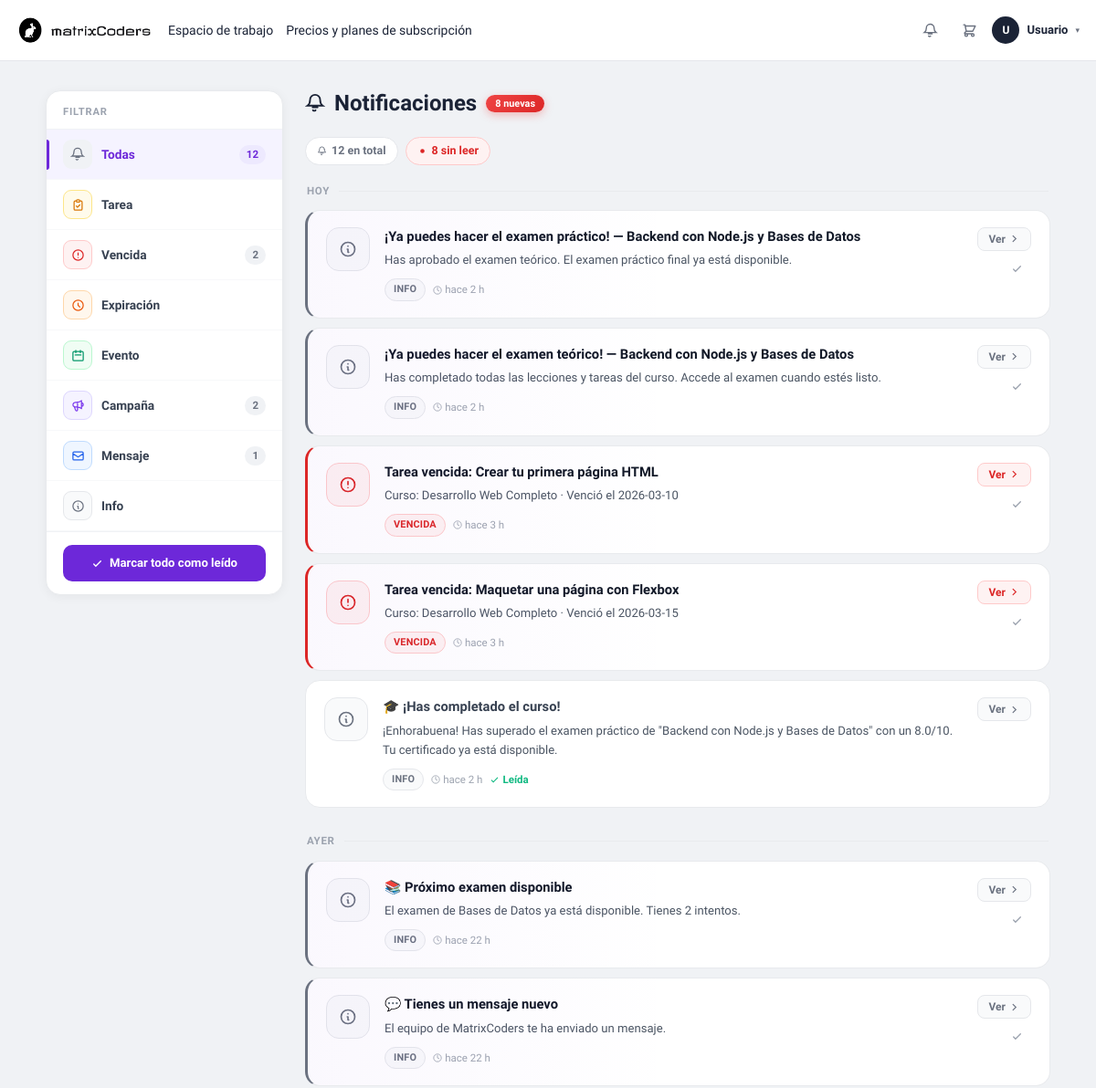
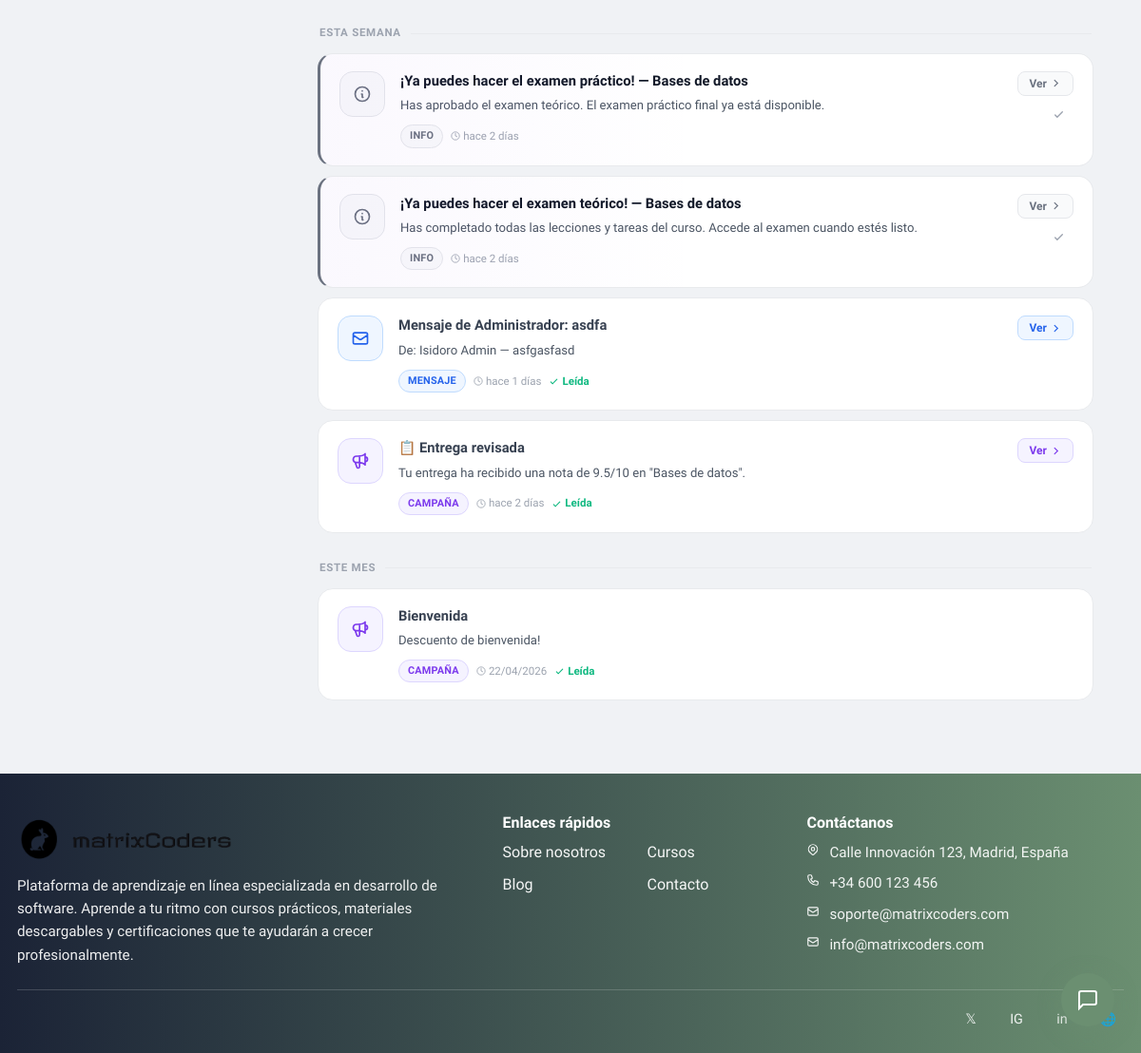
The page /index.php?url=notificaciones (signed in) on the database its author committed (2 pictures, top to bottom).
### tables this page shows
CREATE TABLE "notificacion" (
                        id         INTEGER PRIMARY KEY AUTOINCREMENT,
                        usuario_id INTEGER NOT NULL,
                        tipo       TEXT    NOT NULL DEFAULT 'info',
                        titulo     TEXT    NOT NULL,
                        cuerpo     TEXT    DEFAULT NULL,
                        leido      INTEGER NOT NULL DEFAULT 0,
                        url_accion TEXT    DEFAULT NULL,
                        ref_id     INTEGER DEFAULT NULL,
                        creado_en  TEXT    NOT NULL DEFAULT (datetime('now')),
                        FOREIGN KEY (usuario_id) REFERENCES usuario(id) ON DELETE CASCADE
                    );

### app/controllers/NotificacionesPageController.php (called while the page is built, shortened)
<?php
require_once __DIR__ . '/../models/Notificacion.php';
$db         = (new Database())->connect();
$usuario_id = (int)$_SESSION['usuario_id'];
$model      = new Notificacion($db);
$model->sincronizarAutomaticas($usuario_id);
$filtroTipo = $_GET['tipo'] ?? '';
$page       = max(1, (int)($_GET['p'] ?? 1));
$perPage    = 20;
$where  = 'WHERE usuario_id = ?';
$params = [$usuario_id];
$stmtTotal = $db->prepare("SELECT COUNT(*) FROM notificacion $where");
$stmtTotal->execute($params);
$totalRows = (int)$stmtTotal->fetchColumn();
$offset    = ($page - 1) * $perPage;
$stmtList = $db->prepare("
    SELECT * FROM notificacion
    $where
    ORDER BY leido ASC, creado_en DESC
    LIMIT $perPage OFFSET $offset
");
$stmtList->execute($params);
$notificaciones = $stmtList->fetchAll(PDO::FETCH_ASSOC);
$noLeidas = $model->contarNoLeidas($usuario_id);
require __DIR__ . '/../views/notificaciones/index.php';

### app/models/Notificacion.php (called while the page is built, shortened)
<?php
class Notificacion
{
    private PDO $db;
    public function __construct(PDO $db)
    {
        $this->db = $db;
    }
    public function contarNoLeidas(int $usuario_id): int
    {
        $stmt = $this->db->prepare(
            "SELECT COUNT(*) FROM notificacion WHERE usuario_id = ? AND leido = 0"
        );
        $stmt->execute([$usuario_id]);
        return (int)$stmt->fetchColumn();
    }
}

### app/views/notificaciones/index.php (the view, shortened to what this page needs)
<?php
$tiposConfig = [
    'tarea'             => ['label'=>'Tarea',          'color'=>'#d97706','bg'=>'#fffbeb','border'=>'#fde68a','icon'=>'M9 5H7a2 2 0 00-2 2v12a2 2 0 002 2h10a2 2 0 002-2V7a2 2 0 00-2-2h-2M9 5a2 2 0 002 2h2a2 2 0 002-2M9 5a2 2 0 012-2h2a2 2 0 012 2m-6 9l2 2 4-4'],
    'tarea_vencida'     => ['label'=>'Vencida',        'color'=>'#dc2626','bg'=>'#fef2f2','border'=>'#fecaca','icon'=>'M12 8v4m0 4h.01M21 12a9 9 0 11-18 0 9 9 0 0118 0z'],
    'expiracion'        => ['label'=>'Expiración',     'color'=>'#ea580c','bg'=>'#fff7ed','border'=>'#fed7aa','icon'=>'M12 8v4l3 3m6-3a9 9 0 11-18 0 9 9 0 0118 0z'],
    'evento_calendario' => ['label'=>'Evento',         'color'=>'#059669','bg'=>'#f0fdf4','border'=>'#bbf7d0','icon'=>'M8 7V3m8 4V3m-9 8h10M5 21h14a2 2 0 002-2V7a2 2 0 00-2-2H5a2 2 0 00-2 2v12a2 2 0 002 2z'],
    'crm'               => ['label'=>'Campaña',        'color'=>'#7c3aed','bg'=>'#f5f3ff','border'=>'#ddd6fe','icon'=>'M11 5.882V19.24a1.76 1.76 0 01-3.417.592l-2.147-6.15M18 13a3 3 0 100-6M5.436 13.683A4.001 4.001 0 017 6h1.832c4.1 0 7.625-1.234 9.168-3v14c-1.543-1.766-5.067-3-9.168-3H7a3.988 3.988 0 01-1.564-.317z'],
    'mensaje'           => ['label'=>'Mensaje',        'color'=>'#2563eb','bg'=>'#eff6ff','border'=>'#bfdbfe','icon'=>'M3 8l7.89 5.26a2 2 0 002.22 0L21 8M5 19h14a2 2 0 002-2V7a2 2 0 00-2-2H5a2 2 0 00-2 2v10a2 2 0 002 2z'],
    'info'              => ['label'=>'Info',           'color'=>'#6b7280','bg'=>'#f9fafb','border'=>'#e5e7eb','icon'=>'M13 16h-1v-4h-1m1-4h.01M21 12a9 9 0 11-18 0 9 9 0 0118 0z'],
];
function notifTimeAgo(?string $str): string {
    $diff = time() - strtotime($str);
    if ($diff < 86400)  return 'hace ' . floor($diff/3600) . ' h';
    if ($diff < 604800) return 'hace ' . floor($diff/86400) . ' días';
    return date('d/m/Y', strtotime($str));
}
function notifDateGroup(?string $str): string {
    $ts   = strtotime($str);
    $diff = (int)floor((mktime(0,0,0) - mktime(0,0,0,date('n',$ts),date('j',$ts),date('Y',$ts))) / 86400);
    if ($diff <= 0)  return 'Hoy';
    if ($diff === 1) return 'Ayer';
    if ($diff < 7)   return 'Esta semana';
    if ($diff < 30)  return 'Este mes';
    return date('F Y', $ts);
}
function buildNotifUrl(array $overrides = []): string {
    global $filtroTipo, $page;
    $p = ['url'=>'notificaciones','tipo'=>$overrides['tipo']??$filtroTipo,'p'=>$overrides['p']??$page];
    $p = array_filter($p, fn($v)=>$v!==''&&$v!==null);
    if (isset($p['p'])&&(int)$p['p']===1) unset($p['p']);
    return BASE_URL.'/index.php?'.http_build_query($p);
}
$grouped = [];
foreach ($notificaciones as $n) {
    $grouped[notifDateGroup($n['creado_en'])][] = $n;
}
$cntPorTipo = [];
$rowsCnt = $db->prepare("SELECT tipo, COUNT(*) AS c FROM notificacion WHERE usuario_id = ? GROUP BY tipo");
$rowsCnt->execute([$usuario_id]);
foreach ($rowsCnt->fetchAll(PDO::FETCH_ASSOC) as $r) {
    $cntPorTipo[$r['tipo']] = (int)$r['c'];
}
$totalTodas = array_sum($cntPorTipo);
?>
<!DOCTYPE html>
<html lang="es">
<head>
<link href="https://cdn.jsdelivr.net/npm/bootstrap@5.3.2/dist/css/bootstrap.min.css" rel="stylesheet">
<link rel="stylesheet" href="<?= BASE_URL ?>/css/header.css">
<link rel="stylesheet" href="<?= BASE_URL ?>/css/footer.css">
</head>
<body>
<?php require __DIR__ . '/../layout/header.php'; ?>
<div class="notif-page-wrap">
<div class="notif-layout">
  <aside class="notif-sidebar">
    <div class="sidebar-card">
      <div class="sidebar-head"><h3>Filtrar</h3></div>
      <a href="<?= buildNotifUrl(['tipo'=>'','p'=>1]) ?>" class="sidebar-item <?= $filtroTipo==='' ? 'active' : '' ?>">
        <span class="sidebar-icon" style="background:#f0f2f5">
          <svg width="16" height="16" fill="none" stroke="#6b7280" stroke-width="2" viewBox="0 0 24 24"><path stroke-linecap="round" d="M15 17H9m3.5 3.5a2 2 0 01-3 0M18 8A6 6 0 106 8c0 5-3 7-3 7h18s-3-2-3-7"/></svg>
        </span>
        <span class="sidebar-label">Todas</span>
        <span class="sidebar-cnt"><?= $totalTodas ?></span>
      </a>
      <?php foreach ($tiposConfig as $tKey => $tc): ?>
      <a href="<?= buildNotifUrl(['tipo'=>$tKey,'p'=>1]) ?>" class="sidebar-item <?= $filtroTipo===$tKey ? 'active' : '' ?>">
        <span class="sidebar-icon" style="background:<?= $tc['bg'] ?>;border:1px solid <?= $tc['border'] ?>">
          <svg width="15" height="15" fill="none" stroke="<?= $tc['color'] ?>" stroke-width="2" viewBox="0 0 24 24"><path stroke-linecap="round" stroke-linejoin="round" d="<?= $tc['icon'] ?>"/></svg>
        </span>
        <span class="sidebar-label"><?= $tc['label'] ?></span>
        <?php if (!empty($cntPorTipo[$tKey])): ?>
        <span class="sidebar-cnt"><?= $cntPorTipo[$tKey] ?></span>
        <?php endif; ?>
      </a>
      <?php endforeach; ?>
      <?php if ($noLeidas > 0): ?>
      <div class="sidebar-actions">
        <form method="POST" action="<?= BASE_URL ?>/index.php?url=notificaciones">
          <button type="submit" class="btn-mark-all">
            <svg width="13" height="13" fill="none" stroke="currentColor" stroke-width="2.5" viewBox="0 0 24 24"><path stroke-linecap="round" d="M5 13l4 4L19 7"/></svg>
            Marcar todo como leído
          </button>
        </form>
      </div>
      <?php endif; ?>
    </div>
  </aside>
  <main>
    <div class="notif-main-header">
      <div>
        <h1 class="notif-page-title">
          <svg width="22" height="22" fill="none" stroke="currentColor" stroke-width="2" viewBox="0 0 24 24"><path stroke-linecap="round" d="M15 17H9m3.5 3.5a2 2 0 01-3 0M18 8A6 6 0 106 8c0 5-3 7-3 7h18s-3-2-3-7"/></svg>
          Notificaciones
          <?php if ($noLeidas > 0): ?><span class="notif-new-badge"><?= $noLeidas ?> nueva<?= $noLeidas!==1?'s':'' ?></span><?php endif; ?>
        </h1>
      </div>
    </div>
    <?php if (!empty($notificaciones)): ?>
    <div class="notif-stats">
      <span class="stat-pill total">
        <svg width="11" height="11" fill="none" stroke="currentColor" stroke-width="2" viewBox="0 0 24 24"><path stroke-linecap="round" d="M15 17H9m3.5 3.5a2 2 0 01-3 0M18 8A6 6 0 106 8c0 5-3 7-3 7h18s-3-2-3-7"/></svg>
        <?= $totalRows ?> en total
      </span>
      <?php if ($noLeidas > 0): ?>
      <span class="stat-pill unread">
        <svg width="11" height="11" fill="currentColor" viewBox="0 0 24 24"><circle cx="12" cy="12" r="5"/></svg>
        <?= $noLeidas ?> sin leer
      </span>
      <?php endif; ?>
    </div>
    <?php endif; ?>
    <?php if (empty($notificaciones)): ?>
    <div class="notif-empty">
      <div class="notif-empty-icon">
        <svg width="32" height="32" fill="none" stroke="#6d28d9" stroke-width="1.5" viewBox="0 0 24 24"><path stroke-linecap="round" d="M15 17H9m3.5 3.5a2 2 0 01-3 0M18 8A6 6 0 106 8c0 5-3 7-3 7h18s-3-2-3-7"/></svg>
      </div>
      <h3>Sin notificaciones<?= $filtroTipo?' de este tipo':'' ?></h3>
      <p>Cuando tengas actividad nueva aparecerá aquí.</p>
    </div>
    <?php else: ?>
    <?php foreach ($grouped as $grupLabel => $items): ?>
    <div class="notif-group">
      <div class="notif-group-label"><?= htmlspecialchars($grupLabel) ?></div>
      <?php foreach ($items as $n):
        $tc      = $tiposConfig[$n['tipo']] ?? $tiposConfig['info'];
        $esLeida = (bool)$n['leido'];
        $leerUrl = BASE_URL . '/index.php?url=notificaciones&leer=' . $n['id']
                 . ($n['url_accion'] ? '&goto=' . urlencode($n['url_accion']) : '')
                 . ($filtroTipo ? '&tipo=' . urlencode($filtroTipo) : '')
                 . '&p=' . $page;
      ?>
      <div class="notif-card <?= $esLeida?'':'unread' ?>"
           id="ncard-<?= $n['id'] ?>"
           style="--tc:<?= $tc['color'] ?>;--tc-bg:<?= $tc['bg'] ?>;--tc-border:<?= $tc['border'] ?>;--tc-color:<?= $tc['color'] ?>">
        <div class="notif-icon-wrap" style="background:<?= $tc['bg'] ?>;border-color:<?= $tc['border'] ?>">
          <svg width="20" height="20" fill="none" stroke="<?= $tc['color'] ?>" stroke-width="2" viewBox="0 0 24 24">
            <path stroke-linecap="round" stroke-linejoin="round" d="<?= $tc['icon'] ?>"/>
          </svg>
        </div>
        <div class="notif-body">
          <p class="notif-title"><?= htmlspecialchars($n['titulo']) ?></p>
          <?php if (!empty($n['cuerpo'])): ?>
          <p class="notif-sub"><?= htmlspecialchars($n['cuerpo']) ?></p>
          <?php endif; ?>
          <div class="notif-footer-row">
            <span class="notif-type-chip" style="background:<?= $tc['bg'] ?>;color:<?= $tc['color'] ?>;border-color:<?= $tc['border'] ?>"><?= $tc['label'] ?></span>
            <span class="notif-time">
              <svg width="10" height="10" fill="none" stroke="currentColor" stroke-width="2" viewBox="0 0 24 24"><circle cx="12" cy="12" r="10"/><path stroke-linecap="round" d="M12 6v6l4 2"/></svg>
              <?= notifTimeAgo($n['creado_en']) ?>
            </span>
            <?php if ($esLeida): ?>
            <span class="notif-read-check">
              <svg width="11" height="11" fill="none" stroke="currentColor" stroke-width="2.5" viewBox="0 0 24 24"><path stroke-linecap="round" d="M5 13l4 4L19 7"/></svg>
              Leída
            </span>
            <?php endif; ?>
          </div>
        </div>
        <div class="notif-actions">
          <?php if ($n['url_accion']): ?>
          <a href="<?= htmlspecialchars($leerUrl) ?>" class="notif-btn primary">
            Ver
            <svg width="11" height="11" fill="none" stroke="currentColor" stroke-width="2.5" viewBox="0 0 24 24"><path stroke-linecap="round" d="M9 5l7 7-7 7"/></svg>
          </a>
          <?php endif; ?>
          <?php if (!$esLeida): ?>
          <button class="notif-btn ghost" onclick="marcarLeida(<?= $n['id'] ?>, this)" type="button" title="Marcar como leída">
            <svg width="13" height="13" fill="none" stroke="currentColor" stroke-width="2.5" viewBox="0 0 24 24"><path stroke-linecap="round" d="M5 13l4 4L19 7"/></svg>
          </button>
          <?php endif; ?>
        </div>
      </div>
      <?php endforeach; ?>
    </div>
    <?php endforeach; ?>
    <?php endif; ?>
  </main>
</div>
</div>
<?php require __DIR__ . '/../layout/footer.php'; ?>
</body>
</html>

### public/css/header.css (style rules this page uses)
:root { --mc-green: #6B8F71; --mc-dark: #1B2336; --mc-text: #1B2336; --mc-muted: #6b7280; --mc-bg: #ffffff; --mc-border: #e5e7eb; }

### public/css/footer.css (style rules this page uses)
:root { --mc-green: #6B8F71; --mc-dark: #1B2336; --mc-footer: #1D1E18; --mc-border-soft: rgba(255, 255, 255, .18); }

### rows shown on the page
notificacion: titulo "¡Ya puedes hacer el examen práctico! — Backend con Node.js y Bases de Datos", cuerpo "Has aprobado el examen teórico. El examen práctico final ya está disponible.", tipo "INFO", creado_en "hace 2 h"
notificacion: titulo "¡Ya puedes hacer el examen teórico! — Backend con Node.js y Bases de Datos", cuerpo "Has completado todas las lecciones y tareas del curso. Accede al examen cuando estés listo.", tipo "INFO", creado_en "hace 2 h"
notificacion: titulo "Tarea vencida: Crear tu primera página HTML", cuerpo "Curso: Desarrollo Web Completo · Venció el 2026-03-10", tipo "VENCIDA", creado_en "hace 3 h"
notificacion: titulo "Tarea vencida: Maquetar una página con Flexbox", cuerpo "Curso: Desarrollo Web Completo · Venció el 2026-03-15", tipo "VENCIDA", creado_en "hace 3 h"
notificacion: titulo "🎓 ¡Has completado el curso!", cuerpo "¡Enhorabuena! Has superado el examen práctico de \"Backend con Node.js y Bases de Datos\" con un 8.0/10. Tu certificado ya está disponible.", tipo "INFO", creado_en "hace 2 h", leido 1 (drawn)
notificacion: titulo "📚 Próximo examen disponible", cuerpo "El examen de Bases de Datos ya está disponible. Tienes 2 intentos.", tipo "INFO", creado_en "hace 22 h"
notificacion: titulo "💬 Tienes un mensaje nuevo", cuerpo "El equipo de MatrixCoders te ha enviado un mensaje.", tipo "INFO", creado_en "hace 22 h"
notificacion: titulo "¡Ya puedes hacer el examen práctico! — Bases de datos", cuerpo "Has aprobado el examen teórico. El examen práctico final ya está disponible.", tipo "INFO", creado_en "hace 2 días"
notificacion: titulo "¡Ya puedes hacer el examen teórico! — Bases de datos", cuerpo "Has completado todas las lecciones y tareas del curso. Accede al examen cuando estés listo.", tipo "INFO", creado_en "hace 2 días"
notificacion: titulo "Mensaje de Administrador: asdfa", cuerpo "De: Isidoro Admin — asfgasfasd", tipo "MENSAJE", creado_en "hace 1 días", leido 1 (drawn)
notificacion: titulo "📋 Entrega revisada", cuerpo "Tu entrega ha recibido una nota de 9.5/10 en \"Bases de datos\".", tipo "CAMPAÑA", creado_en "hace 2 días", leido 1 (drawn)
notificacion: titulo "Bienvenida", cuerpo "Descuento de bienvenida!", tipo "CAMPAÑA", creado_en "22/04/2026", leido 1 (drawn)

### other values the page prints
mb_strtoupper(mb_substr($nombreMenu, 0, 1, 'UTF-8'), 'UTF-8') "U"
$nombreMenu "Usuario"
$totalTodas "12"
$tc['label'] "Tarea"
$tc['label'] "Vencida"
$cntPorTipo[$tKey] "2"
$tc['label'] "Expiración"
$tc['label'] "Evento"
$tc['label'] "Campaña"
$tc['label'] "Mensaje"
$cntPorTipo[$tKey] "1"
$tc['label'] "Info"
$noLeidas "8"
$totalRows "12"
$grupLabel "HOY"
